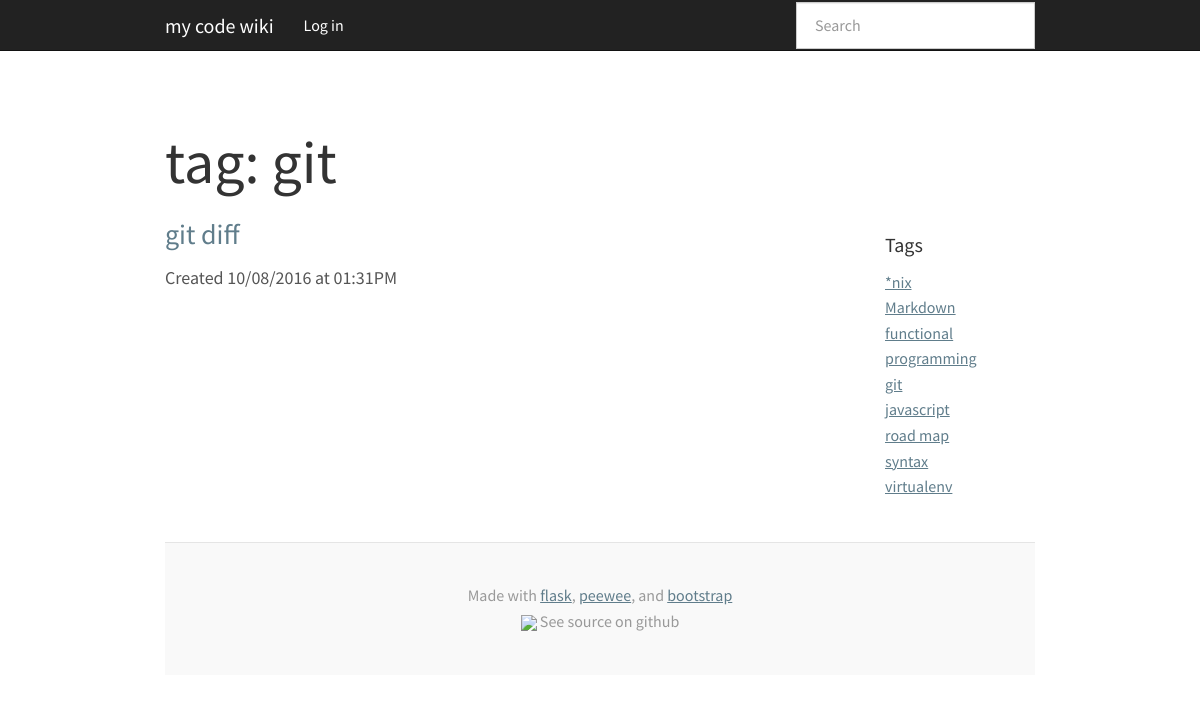
The page /tag/git/ on the database its author committed.
### app.py (models this page shows, shortened)
class Tag(flask_db.Model):
    label = CharField(unique=True)

class Entry(flask_db.Model):
    title = CharField()
    slug = CharField()
    content = TextField()
    published = BooleanField(index=True)
    timestamp = DateTimeField(default=datetime.datetime.now, index=True)

### app.py (the view)
@app.route('/tag/<label>/')
def tag(label):
    query = Entry.select()\
        .join(BlogEntryTags)\
        .join(Tag)\
        .where(Tag.label == label)
    return object_list('tag.html', query, label=label)

### app.py (called while the page is built)
@app.context_processor
def inject_tags():
    return dict(tags=sorted(Tag.select(), key=lambda tag : tag.label))

### templates/tag.html (shortened to what this page needs)
{% extends "base.html" %}
{% block content_title %}tag: {{ label }}{% endblock %}
{% block content %}
    {% for entry in object_list %}
    <h3>
      <a href="{% if entry.published %}{{ url_for('detail', slug=entry.slug) }}{% else %}{{ url_for('edit', slug=entry.slug) }}{% endif %}">
        {{ entry.title }}
      </a>
    </h3>
    <p>Created {{ entry.timestamp.strftime('%m/%d/%Y at %I:%M%p') }}</p>
  {% else %}
    <p>No entries have been created yet.</p>
  {% endfor %}
{% endblock %}

### templates/base.html (shortened to what this page needs)
<!doctype html>
<html>
  <head>
    <link rel=stylesheet type=text/css href="{{ url_for('static', filename='css/hilite.css') }}" />
    <link rel=stylesheet type=text/css href="{{ url_for('static', filename='css/blog.min.css') }}" />
    <link rel=stylesheet type=text/css href="{{ url_for('static', filename='css/bootstrap_blog.css') }}" />
    <link rel="stylesheet" type=text/css href="{{ url_for('static', filename='css/solarized-dark.css') }}">
  </head>
  <body>
    <div class="navbar navbar-default navbar-static-top" role="navigation">
      <div class="container">
        <div class="navbar-header">
          <a class="navbar-brand" href="{{ url_for('index') }}">my code wiki</a>
        </div>
        <div class="navbar-collapse collapse">
          <ul class="nav navbar-nav">
            {% if session.logged_in %}
              <li><a href="{{ url_for('drafts') }}">Drafts</a></li>
              <li><a href="{{ url_for('create') }}">Create Entry</a></li>
              <li><a href="{{ url_for('logout') }}">Log out</a></li>
            {% else %}
              <li><a href="{{ url_for('login') }}">Log in</a></li>
            {% endif %}
          </ul>
          {% block search_bar %}
            <form action="{{ url_for('index') }}" class="navbar-form navbar-right" id="search-form" method="get" role="search">
              <div class="form-group">
                <input class="form-control" name="q" placeholder="Search" type="text" value="{% if search %}{{ search }}{% endif %}">
              </div>
            </form>
          {% endblock %}
        </div>
      </div>
    </div>
    <div class="container">
      <div class="blog-header">
      {% block page_header %}
            <h1 class="blog-title">
              {% block content_title %}{% endblock %}
            </h1>
      {% endblock %}
      </div>
      <div class="row">
        <div class="col-sm-9 blog-main">
          {% block content %}{% endblock %}
        </div>
      <div class="col-sm-2 col-sm-offset-1 blog-sidebar">
        <div class="sidebar-module">
            <h4>Tags</h4>
              {% if tags %}
              <ol class="list-unstyled">
                {% for tag in tags %}
                <li><a href="{{ url_for('tag', label=tag.label) }}">{{ tag.label }}</a></li>
                {% endfor %}
              </ol>
              {% else %}
              <p>No tags found.</p>
              {% endif %}
        </div>
      </div>
      </div>
      <footer class="blog-footer">
        <p>Made with <a href="http://flask.pocoo.org/">flask</a>, <a href="http://docs.peewee-orm.com/en/latest/">peewee</a>, and <a href="http://getbootstrap.com/">bootstrap</a><br/>
        <img class="icon" src="{{ url_for('static', filename='images/github-icon.png') }}"/> See source on github
        </p>
      </footer>
    </div>
  </body>
</html>

### rows shown on the page
Tag: label "git"
Entry: title "git diff", timestamp "10/08/2016 at 01:31PM"
Tag: label "*nix"
Tag: label "Markdown"
Tag: label "functional programming"
Tag: label "javascript"
Tag: label "road map"
Tag: label "syntax"
Tag: label "virtualenv"
